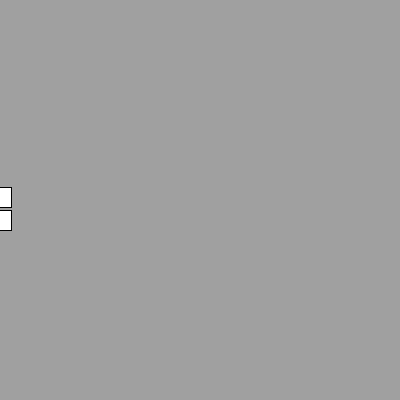
Frame 1 (no input)
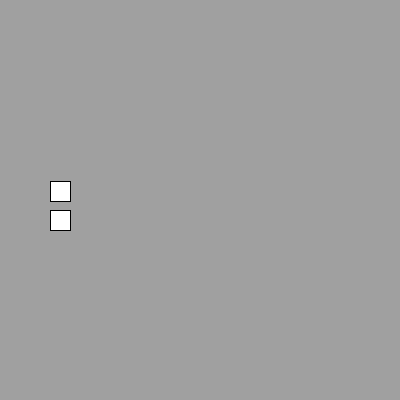
Frame 60 (the mouse pressed at the canvas centre just before this capture)
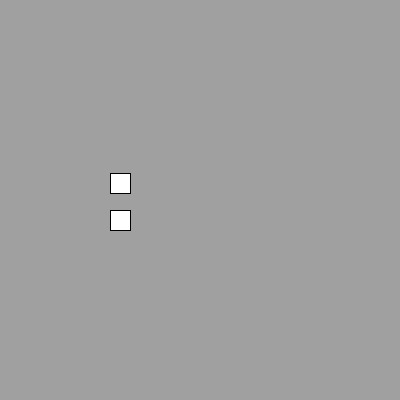
Frame 120 (the mouse held since frame 60 and released just before this capture)

The Processing sketch that drew these frames (run headless with seeded random() and noise(); from frame 60 on, the mouse is pressed at the canvas centre):

// Processing sketch: Ex_2_rhythmmotion_3
// ── Ex_2_rhythmmotion_3.pde
// Coding Art Book
// Yu Zhang + Mathias Funk, 2019

// two rectangles with bouncing motion

void setup() {
  size(400, 400);
  rectMode(CENTER);
}

void draw() {
  background(160);
  translate(0, height/2);

  // linear rectangle
  rect(frameCount, 20, 20, 20);

  // bouncing rectangle
  rect(frameCount, -abs(sin(frameCount/20.0)) * 60, 20, 20);
}
